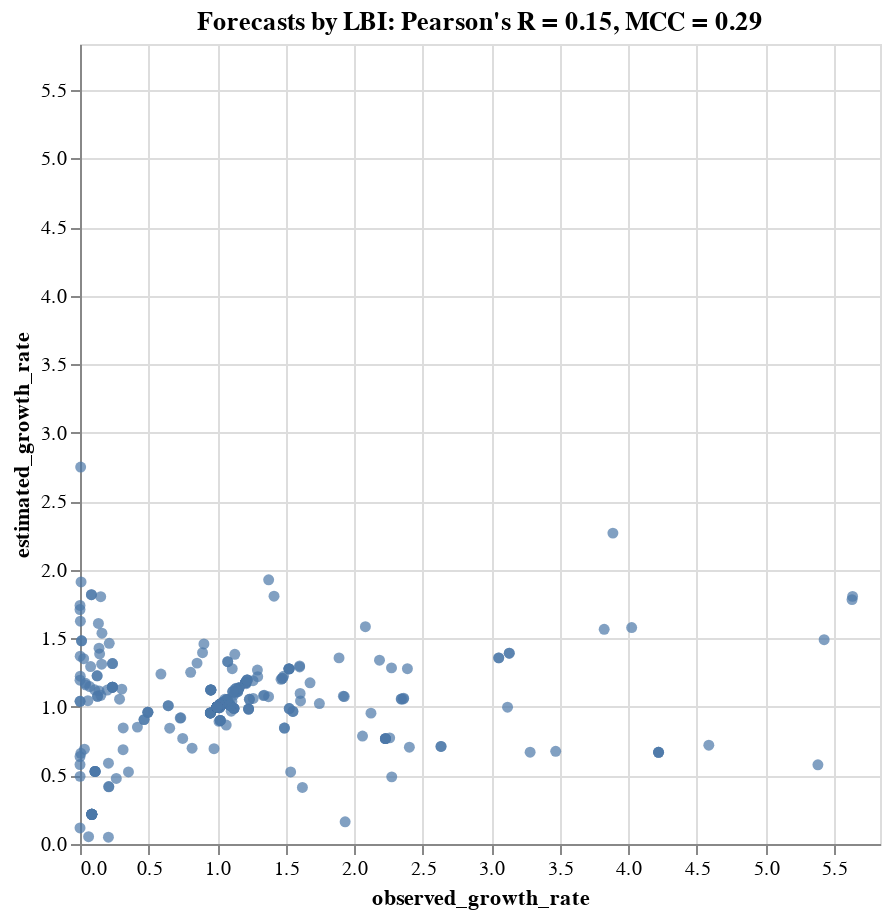

Notebook code for this chart:
### Code cell
tooltip_attributes = ["observed_growth_rate:Q", "estimated_growth_rate:Q", "timepoint:N", "frequency:Q", "frequency_final:Q",
                      "projected_frequency:Q", "clade_membership:N"]

chart = alt.Chart(complete_clade_frequencies).mark_circle().encode(
    alt.X("observed_growth_rate:Q", scale=alt.Scale(domain=(min_growth_rate, max_growth_rate))),
    alt.Y("estimated_growth_rate:Q", scale=alt.Scale(domain=(min_growth_rate, max_growth_rate))),
    alt.Tooltip(tooltip_attributes)
).properties(
    width=400,
    height=400,
    title="Forecasts by LBI: Pearson's R = %.2f, MCC = %.2f" % (r, mcc)
)

#chart.save("forecast_growth_correlation_natural_lbi.svg")
chart

### Figure 1 — Vega-Lite specification as saved in the notebook (floating-point values rounded to 4 significant figures; data arrays with more than 128 entries replaced by an {"elided": "..."} marker saying what was removed)
{"$schema": "https://vega.github.io/schema/vega-lite/v3.3.0.json", "config": {"mark": {"tooltip": null}, "view": {"height": 300, "width": 400}}, "data": {"name": "data-a6a1cbfaeac3315e3ee9f0d10a098375"}, "datasets": {"data-a6a1cbfaeac3315e3ee9f0d10a098375": {"elided": "2082 records"}}, "encoding": {"tooltip": [{"field": "observed_growth_rate", "type": "quantitative"}, {"field": "estimated_growth_rate", "type": "quantitative"}, {"field": "timepoint", "type": "nominal"}, {"field": "frequency", "type": "quantitative"}, {"field": "frequency_final", "type": "quantitative"}, {"field": "projected_frequency", "type": "quantitative"}, {"field": "clade_membership", "type": "nominal"}], "x": {"field": "observed_growth_rate", "scale": {"domain": [0, 5.835]}, "type": "quantitative"}, "y": {"field": "estimated_growth_rate", "scale": {"domain": [0, 5.835]}, "type": "quantitative"}}, "height": 400, "mark": "circle", "title": "Forecasts by LBI: Pearson's R = 0.15, MCC = 0.29", "width": 400}
